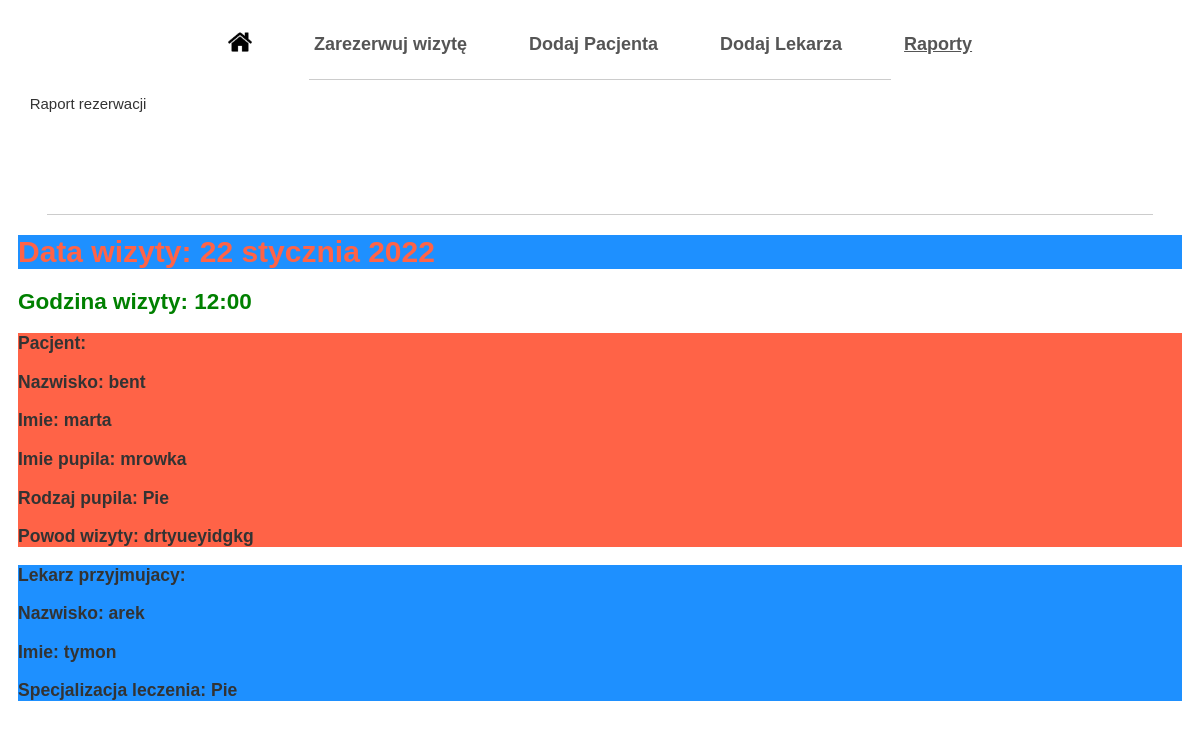
The page /raporty on the database as committed earlier.
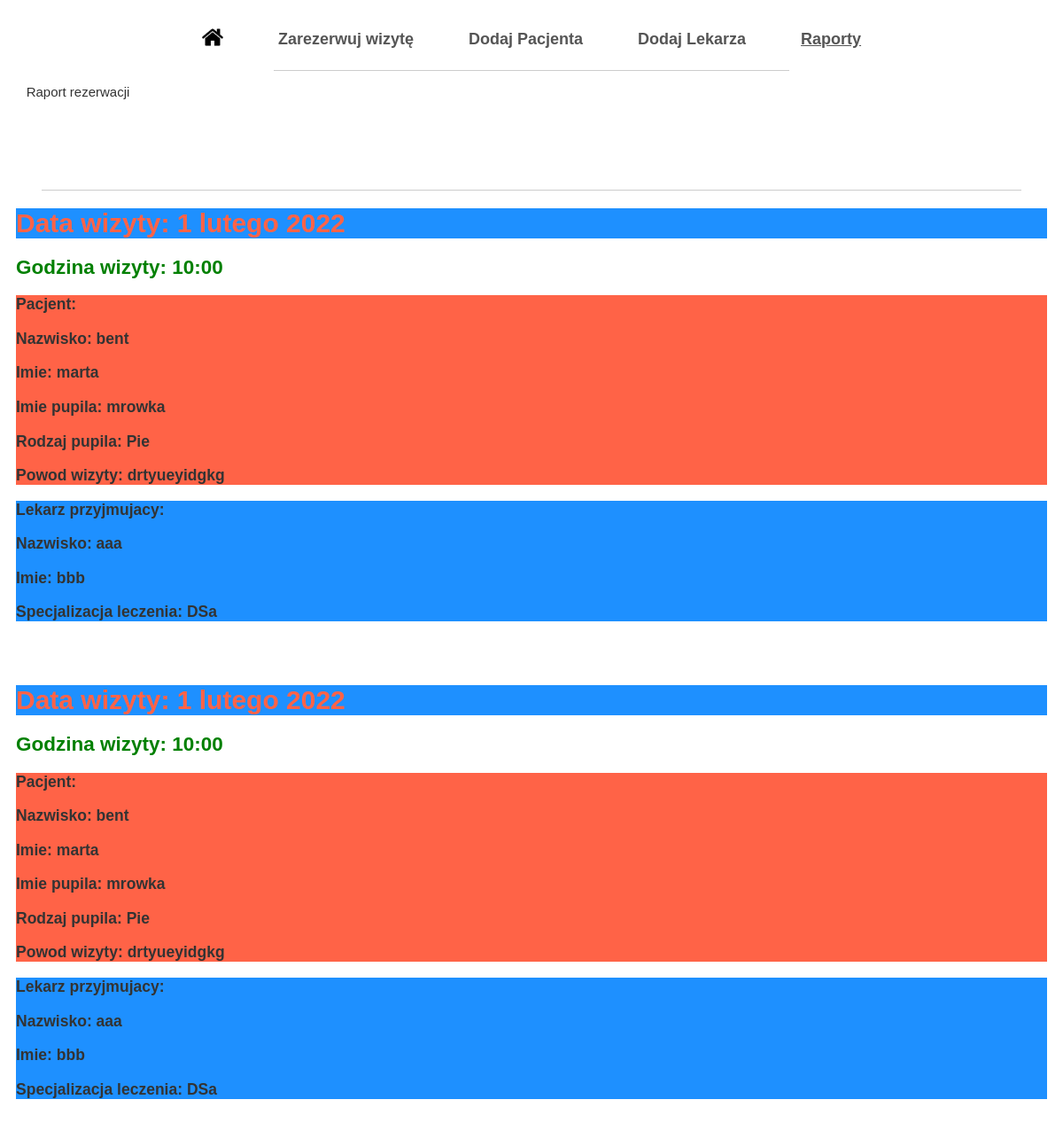
The same page on the database as committed later.
### polls/models.py (models this page shows, shortened)
class Wizyta(models.Model):
    wizyta_data = models.DateField(blank=True, null=True, verbose_name='Data wizyty')
    wizyta_time = models.TimeField(blank=True, null=True, verbose_name='Godzina wizyty')
    wizyta_pacjent = models.ForeignKey(Pacjent, on_delete=models.CASCADE, verbose_name='Pacjent')
    wizyta_lekarz = models.ForeignKey(Lekarze, on_delete=models.CASCADE, verbose_name='Lekarz')
    objects = models.Manager()
    class Meta:
        verbose_name = "Wizyta"
        verbose_name_plural = "Wizyty"
        ordering = ['wizyta_data']

class Pacjent(models.Model):
    RODZAJ_ZWIERZA = (
        ('Pie', 'Psy'),
        ('Kot', 'Koty'),
        ('MSa', 'Male ssaki'),
        ('DSa', 'Duze ssaki'),
        ('Gad', 'Gady'),
        ('Pta', 'Ptaki'),
        ('Inn', 'Inne'),
    )
    imie = models.CharField(max_length=30)
    nazwisko = models.CharField(max_length=30)
    imie_zwierza = models.CharField(max_length=30)
    rodzaj_zwierza = models.CharField(max_length=3, choices=RODZAJ_ZWIERZA)
    phone_number = models.CharField(max_length=12, verbose_name='Numer telefonu')
    address = models.CharField(max_length=256, verbose_name='Adres')
    description = models.CharField(max_length=516, verbose_name='Powod wizyty')
    email_address = models.EmailField(max_length=150)
    objects = models.Manager()
    class Meta:
        verbose_name = "Pacjent"
        verbose_name_plural = "Pacjenci"
        ordering = ['nazwisko']

class Lekarze(models.Model):
    SPEC_NAUK = (
        ('Chi', 'Chirurg'),
        ('Ort', 'Ortopeda'),
        ('Ogl', 'Ogolne'),
        ('Kar', 'Kardiolog'),
    )
    SPEC_LECZ = (
        ('Pie', 'Psy'),
        ('Kot', 'Koty'),
        ('MSa', 'Male ssaki'),
        ('DSa', 'Duze ssaki'),
        ('Gad', 'Gady'),
        ('Pta', 'Ptaki'),
    )
    imie = models.CharField(max_length=30)
    nazwisko = models.CharField(max_length=30)
    tytul_nauk = models.CharField(max_length=30)
    specjalizacja_naukowa = models.CharField(max_length=3, choices=SPEC_NAUK)
    specjalizacja_leczenia = models.CharField(max_length=3, choices=SPEC_LECZ)
    opis_text = models.TextField()
    objects = models.Manager()
    class Meta:
        verbose_name = "Lekarz"
        verbose_name_plural = "Lekarze"
        ordering = ['nazwisko']

### polls/views.py (the view)
# urls.py: path('raporty', views.raporty, name='raporty'),
def raporty(request):
    wizyta = Wizyta.objects.all()
    return render(request, 'polls/raporty.html', {'wizyta': wizyta})

### polls/templates/polls/raporty.html (shortened to what this page needs)
<!DOCTYPE html>
{% load static %}
<html>
<head>
 <link rel="stylesheet" href="{% static 'css/style.css' %}">
</head>
<body>
<table id="menu">
             <tr>
              <td><a href="{% url 'index' %}"><img src="{% static 'images/home.png' %}" width="24" height="24"></a></td>
              <td><a href="{% url 'wizyta_new' %}">Zarezerwuj wizytę</a></td>
              <td><a href="{% url 'pacjent_new' %}">Dodaj Pacjenta</a></td>
              <td><a href="{% url 'lekarz_new' %}">Dodaj Lekarza</a></td>
              <td><a  class="wybrane" href="{% url 'raporty' %}">Raporty</a></td>
             </tr>
        </table>
        <hr class="linia_naglowek">
<p class="center">
 <span class="naglowek">Raport rezerwacji</span>
</p>
<hr class="linia_naglowek" style="width: 95%;">
{% for wizyta in wizyta %}
            <div class="wizyta">
                <div class="date">
                <h1 style="background-color:DodgerBlue; color:Tomato;"><a>Data wizyty: {{ wizyta.wizyta_data }}</a></h1>
                </div>
                <h2 style="color:Green;"><a>Godzina wizyty: {{ wizyta.wizyta_time }}</a></h2>
                <h3 style="background-color:Tomato;"><a>Pacjent:
                <p>Nazwisko: {{ wizyta.wizyta_pacjent.nazwisko }}</p>
                <p>Imie: {{ wizyta.wizyta_pacjent.imie }}</p>
                <p>Imie pupila: {{ wizyta.wizyta_pacjent.imie_zwierza }}</p>
                <p>Rodzaj pupila: {{ wizyta.wizyta_pacjent.rodzaj_zwierza }}</p>
                <p>Powod wizyty: {{ wizyta.wizyta_pacjent.description }}</p></a></h3>
                <div class="date">
                <h3 style="background-color:DodgerBlue;"><a>Lekarz przyjmujacy:
                <p>Nazwisko: {{ wizyta.wizyta_lekarz.nazwisko }}</p>
                <p>Imie: {{ wizyta.wizyta_lekarz.imie }}</p>
                <p>Specjalizacja leczenia: {{ wizyta.wizyta_lekarz.specjalizacja_leczenia }}</p>
                </a></h3>
                </div>
            </div>
            <br>
            <br>
{% endfor %}
</body>
</html>

### polls/static/css/style.css (style rules this page uses)
body { font: 15px Arial; color: #333333; padding: 10px; }
#menu { margin: 0 auto; }
#menu td { padding: 10px 30px; font-family: 'Arial'; font: bold 18px Verdana, Arial; }
#menu td a { color: #555555; text-decoration: none; }
#menu td a.wybrane { text-decoration: underline; }
.naglowek { font-family: 'Arial', ; font-size: 30px color: #a47158; }
.linia_naglowek { border: 0; border-top: 1px solid #cccccc; width: 50%; }
.center { text-align: center; height: 104px; width: 140px; }

Rows that differ between the two databases and show on the page:
removed Wizyta: wizyta_data "22 stycznia 2022", wizyta_time "12:00", wizyta_pacjent.nazwisko "bent", wizyta_pacjent.imie "marta", wizyta_pacjent.imie_zwierza "mrowka", wizyta_pacjent.rodzaj_zwierza "Pie", wizyta_pacjent.description "drtyueyidgkg", wizyta_lekarz.nazwisko "arek", wizyta_lekarz.imie "tymon", wizyta_lekarz.specjalizacja_leczenia "Pie"
added Wizyta: wizyta_data "1 lutego 2022", wizyta_time "10:00", wizyta_pacjent.nazwisko "bent", wizyta_pacjent.imie "marta", wizyta_pacjent.imie_zwierza "mrowka", wizyta_pacjent.rodzaj_zwierza "Pie", wizyta_pacjent.description "drtyueyidgkg", wizyta_lekarz.nazwisko "aaa", wizyta_lekarz.imie "bbb", wizyta_lekarz.specjalizacja_leczenia "DSa"
added Wizyta: wizyta_data "1 lutego 2022", wizyta_time "10:00", wizyta_pacjent.nazwisko "bent", wizyta_pacjent.imie "marta", wizyta_pacjent.imie_zwierza "mrowka", wizyta_pacjent.rodzaj_zwierza "Pie", wizyta_pacjent.description "drtyueyidgkg", wizyta_lekarz.nazwisko "aaa", wizyta_lekarz.imie "bbb", wizyta_lekarz.specjalizacja_leczenia "DSa"
